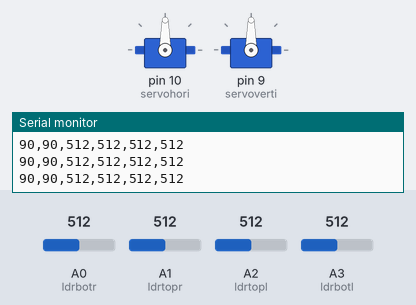
Recording of a sketch running on a simulated Arduino Uno, built with avr-gcc and run on an emulated ATmega328P. Shown: 2 × servo, the last lines printed to the serial monitor. The test bench sets the inputs (shaded band); at power-on: A0 (ldrbotr) = 512, A1 (ldrtopr) = 512, A3 (ldrbotl) = 512, A2 (ldrtopl) = 512.

Above: at 1.7 s.
1.8 s: A0 (ldrbotr) set to 560
3.3 s: A0 (ldrbotr) set to 590
At 4.3 s:
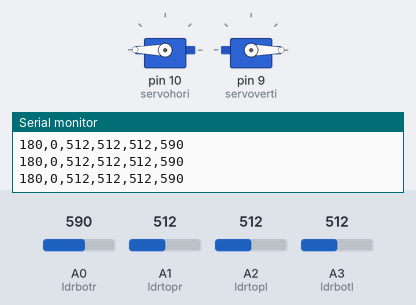
5.1 s: A1 (ldrtopr) set to 634
6.6 s: A1 (ldrtopr) set to 662
At 8.0 s:
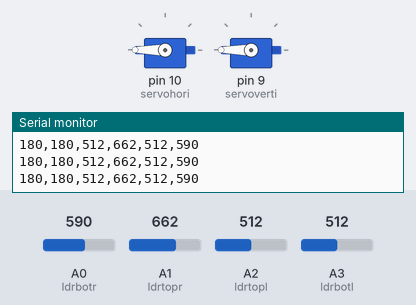
8.8 s: A3 (ldrbotl) set to 716
At 8.96 s:
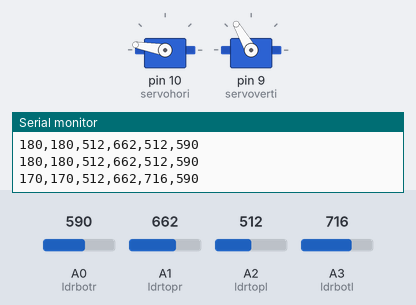
10.7 s: A2 (ldrtopl) set to 581
12.2 s: A2 (ldrtopl) set to 598
At 13.0 s:
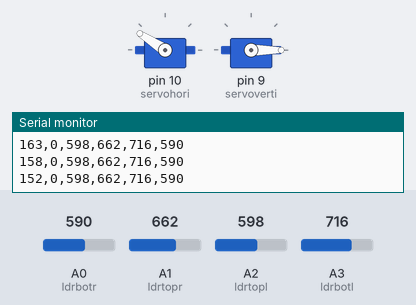
Timing chart, 0 to 16.2 s (numbered marks = the images above; inputs shaded):
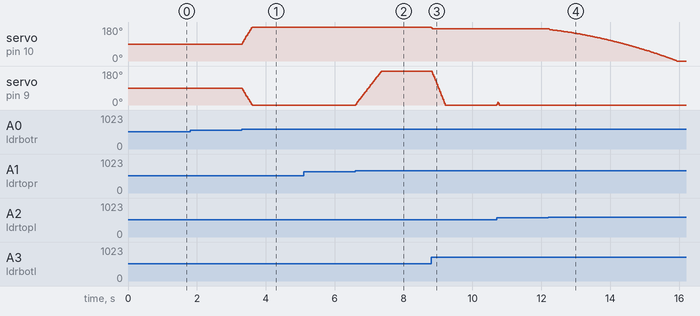

Measured:
- the behaviour switches between 573 and 574 on A0 (ldrbotr) (found by bisection; images 0 and 1)
- the behaviour switches between 651 and 652 on A1 (ldrtopr) (found by bisection; images 1 and 2)
- the behaviour switches between 597 and 598 on A2 (ldrtopl) (found by bisection; images 3 and 4)
- after the input at 3.3 s, servo on pin 10 (servohori): moves from 90° to 180° over 0.29 s, starting at once; servo on pin 9 (servoverti): moves from 90° to 0° over 0.29 s, starting at once
- after the input at 6.6 s, servo on pin 9 (servoverti): moves from 0° to 180° over 0.73 s, starting at once
- after the input at 8.8 s, servo on pin 10 (servohori): 180° → 170° at once; servo on pin 9 (servoverti): moves from 180° to 0° over 0.38 s, starting at once
- after the input at 12.2 s, servo on pin 10 (servohori): moves from 170° to 0° over 3.7 s, starting at once

The sketch:

arduinoCodeP1.ino
```cpp
#include <Servo.h>
#include <PID_v1.h>
// Definición de Servos
Servo servohori;
Servo servoverti;
int servoh = 90;    // Posición inicial horizontal
int servov = 90;    // Posición inicial vertical
const int servohLimitHigh = 180;
const int servohLimitLow = 0;
const int servovLimitHigh = 180;
const int servovLimitLow = 0;

// Variables PID
double SetpointH = 0, InputH = 0, OutputH = 0;
double SetpointV = 0, InputV = 0, OutputV = 0;

// Ajustes PID
double Kp = 0.8, Ki = 0.05, Kd = 0.1;
PID pidH(&InputH, &OutputH, &SetpointH, Kp, Ki, Kd, DIRECT);
PID pidV(&InputV, &OutputV, &SetpointV, Kp, Ki, Kd, DIRECT);

// Configuración
const int deadzone = 30;
float servoh_f = 90.0;
float servov_f = 90.0;

// Asignando LDRs
const int ldrtopl = A2; // Arriba Izquierda
const int ldrtopr = A1; // Arriba Derecha
const int ldrbotl = A3; // Abajo Izquierda
const int ldrbotr = A0; // Abajo Derecha

// Filtrado
const int numReadings = 3;
int readingsTopL[numReadings], readingsTopR[numReadings], readingsBotL[numReadings], readingsBotR[numReadings];
int readIndex = 0;
int totalTopL = 0, totalTopR = 0, totalBotL = 0, totalBotR = 0;

// Variables para gráficos
unsigned long previousMillis = 0;
const long interval = 200;

void setup() {
  servohori.attach(10);
  servoverti.attach(9);
  servohori.write(servoh);
  servoverti.write(servov);

  // Inicialización del filtro
  for (int i = 0; i < numReadings; i++) {
    readingsTopL[i] = readingsTopR[i] = readingsBotL[i] = readingsBotR[i] = 0;
  }

  // Configuración PID
  pidH.SetMode(AUTOMATIC);
  pidH.SetOutputLimits(-50, 50);
  pidH.SetSampleTime(10);

  pidV.SetMode(AUTOMATIC);
  pidV.SetOutputLimits(-50, 50);
  pidV.SetSampleTime(10);

  Serial.begin(115200);
  Serial.println("Horizontal,Vertical,TopL,TopR,BotL,BotR");
  delay(500);
}

void loop() {
  totalTopL -= readingsTopL[readIndex];
  readingsTopL[readIndex] = analogRead(ldrtopl);
  totalTopL += readingsTopL[readIndex];

  totalTopR -= readingsTopR[readIndex];
  readingsTopR[readIndex] = analogRead(ldrtopr);
  totalTopR += readingsTopR[readIndex];

  totalBotL -= readingsBotL[readIndex];
  readingsBotL[readIndex] = analogRead(ldrbotl);
  totalBotL += readingsBotL[readIndex];

  totalBotR -= readingsBotR[readIndex];
  readingsBotR[readIndex] = analogRead(ldrbotr);
  totalBotR += readingsBotR[readIndex];

  readIndex = (readIndex + 1) % numReadings;

  // Cálculos
  int avgtop = (totalTopL + totalTopR) / (2 * numReadings);
  int avgbot = (totalBotL + totalBotR) / (2 * numReadings);
  int avgleft = (totalTopL + totalBotL) / (2 * numReadings);
  int avgright = (totalTopR + totalBotR) / (2 * numReadings);

  // Entradas para los PID (diferencia de luz)
  InputV = avgbot - avgtop;  // Diferencia vertical
  InputH = avgleft - avgright; // Diferencia horizontal

  // Calcular salidas PID
  pidH.Compute();
  pidV.Compute();

  // Aplicar movimiento solo si estamos fuera de la zona muerta
  if (abs(InputV) > deadzone) {
    servov_f += OutputV * 0.1;  // Escalar la salida del PID
    servov_f = constrain(servov_f, servovLimitLow, servovLimitHigh);
    servov = round(servov_f);
  }

  if (abs(InputH) > deadzone) {
    servoh_f += OutputH * 0.1;  // Escalar la salida del PID
    servoh_f = constrain(servoh_f, servohLimitLow, servohLimitHigh);
    servoh = round(servoh_f);
  }

  // Movimiento de servos
  servoverti.write(servov);
  servohori.write(servoh);

  // Envío serial
  unsigned long currentMillis = millis();
  if (currentMillis - previousMillis >= interval) {
    previousMillis = currentMillis;
    Serial.print(servoh);
    Serial.print(',');
    Serial.print(servov);
    Serial.print(',');
    Serial.print(totalTopL/numReadings);
    Serial.print(',');
    Serial.print(totalTopR/numReadings);
    Serial.print(',');
    Serial.print(totalBotL/numReadings);
    Serial.print(',');
    Serial.println(totalBotR/numReadings);
  }

  delay(10);
}
```
